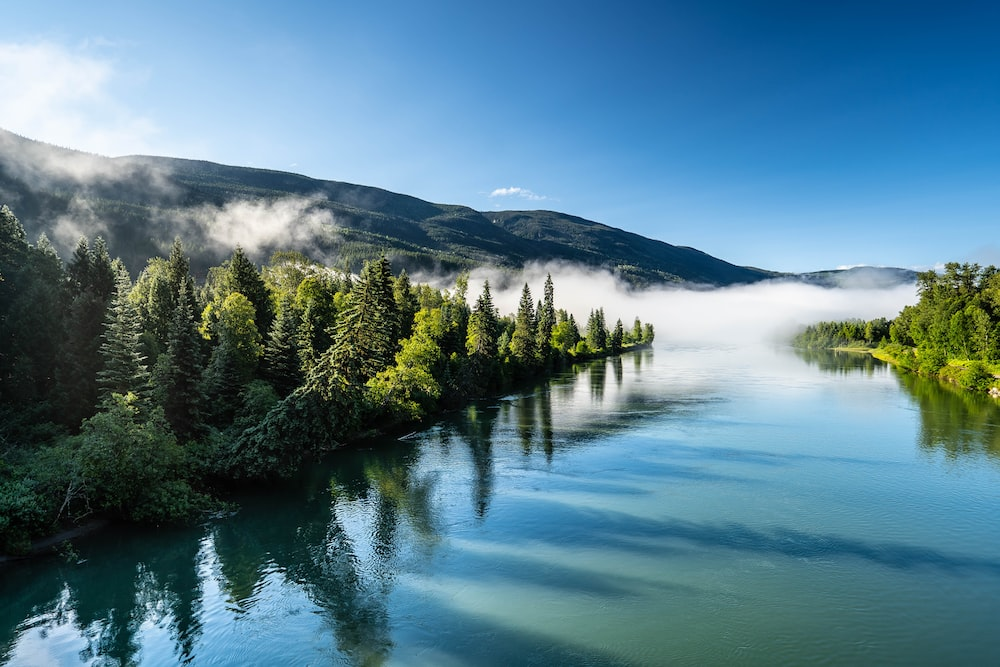
#> input picture photo-1596570630094-43ddbe073a77.jpeg, 1000 x 667 px, found by its file name
$ jupyter execute 'Color Quantization (1).ipynb'
#> lines starting #> are read from the running program, lines starting #| are printed output that depends on the picture
[cell 1]
import matplotlib.pyplot as plt
import numpy as np
import cv2
from sklearn.cluster import KMeans
from sklearn.utils import shuffle

kmeans=KMeans(64,random_state=5)
file=r'D:\Downloads\photo-1596570630094-43ddbe073a77.jpeg'
img=plt.imread(file)
#> img is the input picture: shape (667, 1000, 3); mean R, G, B 87.2, 125.4, 141.3
plt.imshow(img)
original=img
l,b,h=img.shape
#> l = 667; b = 1000; h = 3
print(l,b,h)
#| 667 1000 3

[cell 2]
img=img.reshape(l*b,h)
img=np.array(img,dtype=np.float64)/255
sample=shuffle(img,random_state=5,n_samples=1500)
#> sample = 1500 rows, first 8: [0.302, 0.4, 0.486], [0.498, 0.737, 0.914], [0.282, 0.475, 0.533], [0.545, 0.761, 0.878], [0.098, 0.337, 0.459], [0.0118, 0.204, 0.322], [0.435, 0.659, 0.765], [0.275, 0.353, 0.122]
print(img.shape, sample.shape)
#| (667000, 3) (1500, 3)

[cell 3]
kmeans.fit(sample)
labels=kmeans.predict(img)
col=kmeans.cluster_centers_
print(labels.shape,col.shape)
#| (667000,) (64, 3)

[cell 4]
new_img=np.zeros((l,b,h))
ctr=0
for i in range(l):
    for j in range(b):
        new_img[i][j]=col[labels[ctr]]
        ctr+=1
#> after the loop, ctr = 667000

plt.figure(1)
plt.subplot(221)
plt.title("Original")
plt.axis('off')
plt.imshow(original)
plt.subplot(222)
plt.title("Quantized image")
plt.axis('off')
plt.imshow(new_img)
plt.show()
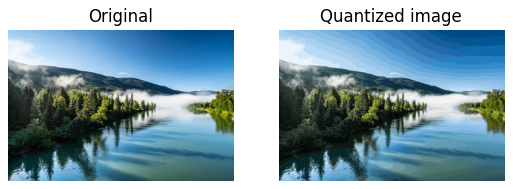
#> figure drawn by matplotlib, 2 panels
